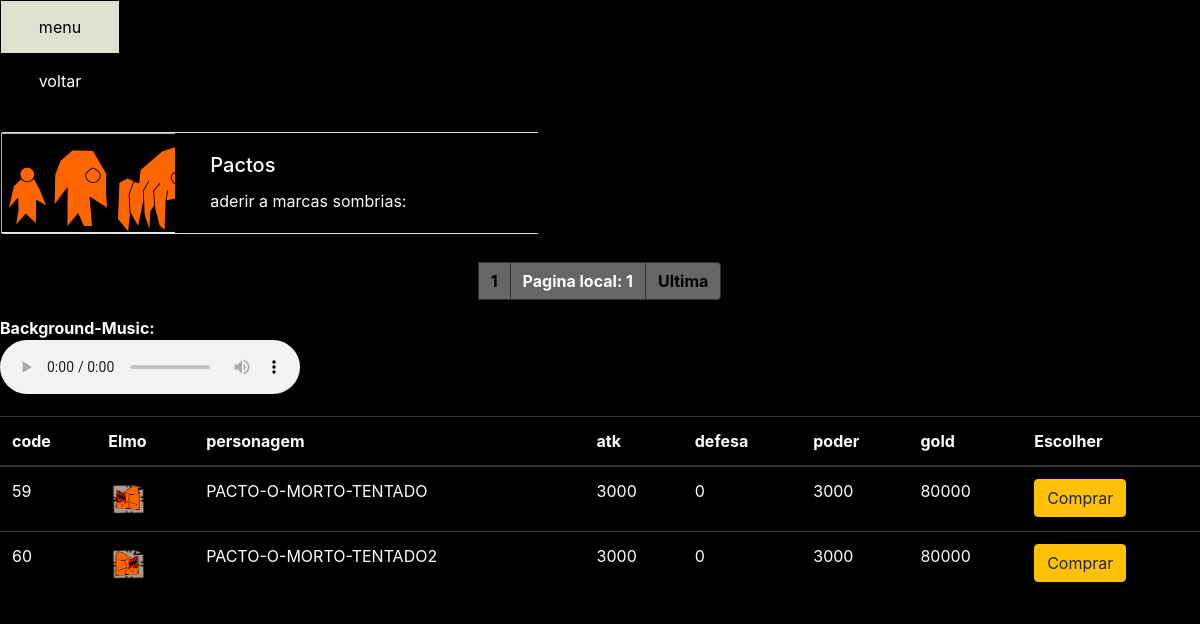
The page /menus/static/key_12_path_shop.php on the database its author committed.
### tables this page shows
CREATE TABLE IF NOT EXISTS `shops` (
  `inv_id` int(6) NOT NULL AUTO_INCREMENT,
  `inv_dono` varchar(250) DEFAULT NULL,
  `inv_nome` varchar(250) DEFAULT NULL,
  `inv_nome_item` varchar(250) DEFAULT NULL,
  `inv_mod` varchar(5000) DEFAULT NULL,
  `inv_slots` int(9) DEFAULT NULL,
  `inv_gold` int(8) DEFAULT NULL,
  `nome_da` varchar(250) DEFAULT NULL,
  `inv_type` varchar(250) DEFAULT NULL,
  `inv_loot` int(8) DEFAULT NULL,
  `inv_capacidade` int(14) DEFAULT NULL,
  `inv_atk` int(7) DEFAULT NULL,
  `inv_def` int(7) DEFAULT NULL,
  `inv_pw` int(7) DEFAULT NULL,
  `inv_hp_min` int(10) DEFAULT NULL,
  `inv_hp_max` int(10) DEFAULT NULL,
  `inv_mp_min` int(10) DEFAULT NULL,
  `inv_mp_max` int(10) DEFAULT NULL,
  `inv_tipo` varchar(250) DEFAULT NULL,
  `inv_kit` varchar(250) DEFAULT NULL,
  `inv_shop` varchar(250) DEFAULT NULL,
  `inv_cod_1` varchar(250) DEFAULT NULL,
  `inv_cod_2` varchar(250) DEFAULT NULL,
  `inv_cod_3` varchar(250) DEFAULT NULL,
  `inv_cod_final` varchar(250) DEFAULT NULL,
  PRIMARY KEY (`inv_id`)
);

### menus/static/key_12_path_shop.php (the view, shortened to what this page needs)
<?php
include('../../login-cadastro/db/conexao.php');
?>
<!DOCTYPE html>
<html lang="pt-br">
  <head>
           <link rel="stylesheet" href="../../home/View/css/key_23.css">
           <link rel="stylesheet" href="https://maxcdn.bootstrapcdn.com/bootstrap/4.0.0/css/bootstrap.min.css">
  <link rel="stylesheet" href="css/styles.css?v=1.0">
  </head>
  <body>
  <div class="links">
  <a class= "menu" href="key_24.php">menu</a>
<br>
  <a class= "voltar" href="key_473.php">voltar</a>
<br>
</div>
    </a><br>
   <div class="card mb-3" style="max-width: 540px;">
  <div class="row g-0">
    <div class="col-md-4">
      <img src="../../static/path-theme.png" >
    </div>
    <div class="col-md-8">
      <div class="card-body">
        <h5 class="card-title"> Pactos  </h5>
        <p class="card-text">aderir a marcas sombrias:   </p>
      </div>
    </div>
  </div>
</div>
<table class="table table-dark">
  <thead>
    <tr>
     <th scope="col">code</th>
      <th scope="col">Elmo</th>
      <th scope="col">personagem</th>
      <th scope="col">atk</th>
      <th scope="col">defesa</th>
       <th scope="col">poder</th>
       <th scope="col">gold</th>
      <th scope="col">Escolher</th>
    </tr>
  </thead>
  <tbody>
    <?php
    $pagina_atual = filter_input(INPUT_GET,'pagina', FILTER_SANITIZE_NUMBER_INT);
    $pagina = (!empty($pagina_atual)) ? $pagina_atual : 1;
    $qnt_result_pg = 10;
    $inicio = ($qnt_result_pg * $pagina) - $qnt_result_pg;
$result_usuarios= $pdo-> prepare( "SELECT * FROM shops  WHERE nome_da = 'PATH' ORDER BY inv_gold desc LIMIT $qnt_result_pg OFFSET $inicio");
$result_usuarios-> execute();
$resultado_usuarios = $result_usuarios-> fetchAll( PDO::FETCH_ASSOC );
foreach($resultado_usuarios as  $row_usuario) {
echo "<form action='key_12enemy1_bck.php' method='POST'>";
      echo "<div class='buttoin'>";
            echo "<div class='card-content'>";
            echo "<div class='content'>";
          echo "<tr>";
          echo "<td scope='row'>".$row_usuario['inv_id']."</td>";
          echo "<td><img style='width:40px;height:40px' src=".$row_usuario['inv_nome']."></td>";
          echo "<td>" .$row_usuario["inv_nome_item"]. "</td>";
          echo "<td>" . $row_usuario['inv_atk'] . "</td>";
          echo "<td>" . $row_usuario['inv_def'] . "</td>";
          echo "<td>" . $row_usuario['inv_pw'] . "</td>";
         echo "<td>" . $row_usuario['inv_gold'] . "</td>";
 echo "<td><button type='submit' class='btn btn-warning'>Comprar</button></td>";
 echo "</div>";
            echo "</div>";
            echo "</div>";
      echo "</form>";
    }
    $result_pg= $pdo-> prepare( "SELECT COUNT(inv_id) AS num_result FROM shops WHERE nome_da = 'Arsenal_Oculto'");
    $result_pg-> execute();
$resultado_pg = $result_pg-> fetchAll( PDO::FETCH_ASSOC );
foreach($resultado_pg as   $row_pg ) {
    $quantidade_pg = ceil($row_pg['num_result'] / $qnt_result_pg);
       echo "<nav aria-label='Page navigation example'>";
        echo "<ul class='pagination justify-content-center'>";
     echo " <a href='key_12_path_shop.php?pagina=1'class='page-link' aria-label='Goto page 1'>1</a>";
    echo "<li class='page-item'><a class='page-link' aria-current='page'>Pagina local: ".$pagina." </a></li> ";
    echo "<li class='page-item'><a class='page-link' href='key_12_path_shop.php?pagina=$quantidade_pg' class='page-link' aria-label='Goto page 86'>Ultima</a></li>";
      echo "</ul>";
        echo "</nav>";
}
 ?>
   <figure>
    <figcaption style="color:white; font-weight: bold ">Background-Music:</figcaption>
    <audio
        controls
        loop
        play
        src="../ost/theme.mp3">
    </audio>
    <br/>
</figure>
     </body>
</html>

### home/View/css/key_23.css (style rules this page uses)
* { margin: 0; padding: 0; background-color:black ; }
img { width:40px; height:40px; }
a.page-link { background-color:#666666; color:black ; font-weight: bold; border:1px solid rgb(50,50,50); }
.btn { background-color:black; color:white; border: 2px solid #666666; }
a.menu:link, a.menu:visited, a.voltar:link, a.voltar:visited { background-color: #000; border: 1px solid #000; color: white; display: inline-block; padding: 14px 25px; text-align: center; text-decoration: none; width:100%; }
.links { width:120px; }

### menus/static/styles.css (style rules this page uses)
.buttoin { border: 3px solid black ; }
body { position:relative; background-color:black; color:white; }
a.menu:link, a.menu:visited, a.voltar:link, a.voltar:visited { background-color: #000; border: 1px solid #000; color: white; display: inline-block; padding: 14px 25px; text-align: center; text-decoration: none; width:100%; }
.links { width:120px; }
img { width:200px; height:auto ; }

### menus/static/key_12_path_shop.php (style rules this page uses)
.buttoin { border: 3px solid black ; }
body { position:relative; background-color:black; color:white; }
a.menu:link, a.menu:visited, a.voltar:link, a.voltar:visited { background-color: #000; border: 1px solid #000; color: white; display: inline-block; padding: 14px 25px; text-align: center; text-decoration: none; width:100%; }
.links { width:120px; }
img { width:200px; height:auto ; }

### rows shown on the page
shops: inv_id "59", inv_nome (picture), inv_nome_item "PACTO-O-MORTO-TENTADO", inv_atk "3000", inv_def "0", inv_pw "3000", inv_gold "80000"
shops: inv_id "60", inv_nome (picture), inv_nome_item "PACTO-O-MORTO-TENTADO2", inv_atk "3000", inv_def "0", inv_pw "3000", inv_gold "80000"
